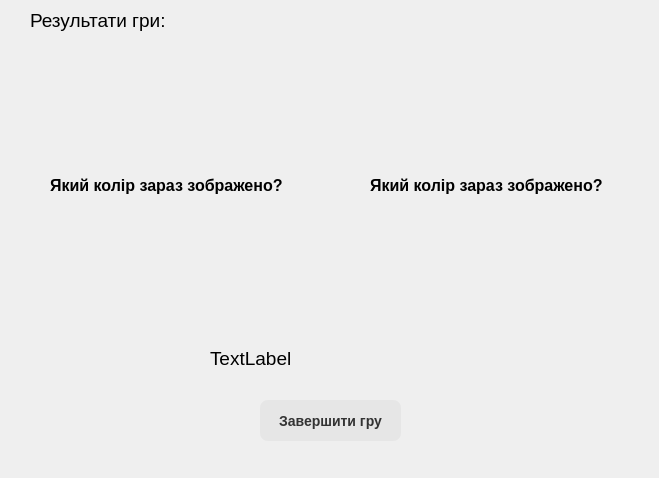
<?xml version="1.0" encoding="UTF-8"?>
<ui version="4.0">
 <class>CurrentResult</class>
 <widget class="QWidget" name="CurrentResult">
  <property name="geometry">
   <rect>
    <x>0</x>
    <y>0</y>
    <width>659</width>
    <height>478</height>
   </rect>
  </property>
  <property name="minimumSize">
   <size>
    <width>659</width>
    <height>478</height>
   </size>
  </property>
  <property name="maximumSize">
   <size>
    <width>659</width>
    <height>478</height>
   </size>
  </property>
  <property name="windowTitle">
   <string>Form</string>
  </property>
  <widget class="QFrame" name="frame">
   <property name="geometry">
    <rect>
     <x>30</x>
     <y>45</y>
     <width>281</width>
     <height>281</height>
    </rect>
   </property>
   <property name="font">
    <font>
     <pointsize>12</pointsize>
    </font>
   </property>
   <property name="styleSheet">
    <string notr="true">border-radius: 30px;</string>
   </property>
   <property name="frameShape">
    <enum>QFrame::StyledPanel</enum>
   </property>
   <property name="frameShadow">
    <enum>QFrame::Raised</enum>
   </property>
   <widget class="QLabel" name="label">
    <property name="geometry">
     <rect>
      <x>20</x>
      <y>130</y>
      <width>241</width>
      <height>20</height>
     </rect>
    </property>
    <property name="font">
     <font>
      <family>Arial</family>
      <pointsize>12</pointsize>
      <bold>true</bold>
     </font>
    </property>
    <property name="text">
     <string>Який колір зараз зображено?</string>
    </property>
   </widget>
  </widget>
  <widget class="QLabel" name="label_4">
   <property name="geometry">
    <rect>
     <x>30</x>
     <y>10</y>
     <width>241</width>
     <height>21</height>
    </rect>
   </property>
   <property name="font">
    <font>
     <family>Arial</family>
     <pointsize>14</pointsize>
    </font>
   </property>
   <property name="text">
    <string>Результати гри:</string>
   </property>
  </widget>
  <widget class="QPushButton" name="pushButton">
   <property name="geometry">
    <rect>
     <x>260</x>
     <y>400</y>
     <width>141</width>
     <height>41</height>
    </rect>
   </property>
   <property name="font">
    <font>
     <family>Arial</family>
     <pointsize>-1</pointsize>
     <bold>true</bold>
    </font>
   </property>
   <property name="styleSheet">
    <string notr="true">  background-color: rgba(51, 51, 51, 0.05);
  border-radius: 8px;
  color: #333333;
  font-size: 14px;</string>
   </property>
   <property name="text">
    <string>Завершити гру</string>
   </property>
  </widget>
  <widget class="QFrame" name="frame_2">
   <property name="geometry">
    <rect>
     <x>350</x>
     <y>45</y>
     <width>281</width>
     <height>281</height>
    </rect>
   </property>
   <property name="font">
    <font>
     <pointsize>12</pointsize>
    </font>
   </property>
   <property name="styleSheet">
    <string notr="true">border-radius: 30px;</string>
   </property>
   <property name="frameShape">
    <enum>QFrame::StyledPanel</enum>
   </property>
   <property name="frameShadow">
    <enum>QFrame::Raised</enum>
   </property>
   <widget class="QLabel" name="label_2">
    <property name="geometry">
     <rect>
      <x>20</x>
      <y>130</y>
      <width>241</width>
      <height>20</height>
     </rect>
    </property>
    <property name="font">
     <font>
      <family>Arial</family>
      <pointsize>12</pointsize>
      <bold>true</bold>
     </font>
    </property>
    <property name="text">
     <string>Який колір зараз зображено?</string>
    </property>
   </widget>
  </widget>
  <widget class="QLabel" name="label_3">
   <property name="geometry">
    <rect>
     <x>210</x>
     <y>350</y>
     <width>241</width>
     <height>16</height>
    </rect>
   </property>
   <property name="font">
    <font>
     <family>Arial</family>
     <pointsize>14</pointsize>
    </font>
   </property>
   <property name="text">
    <string>TextLabel</string>
   </property>
  </widget>
 </widget>
 <resources/>
 <connections/>
</ui>
